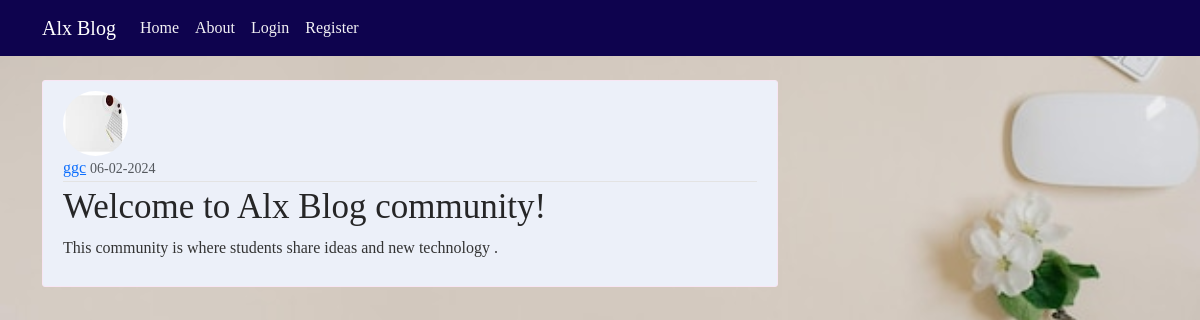
/post/12, run on an earlier commit of the app's database.
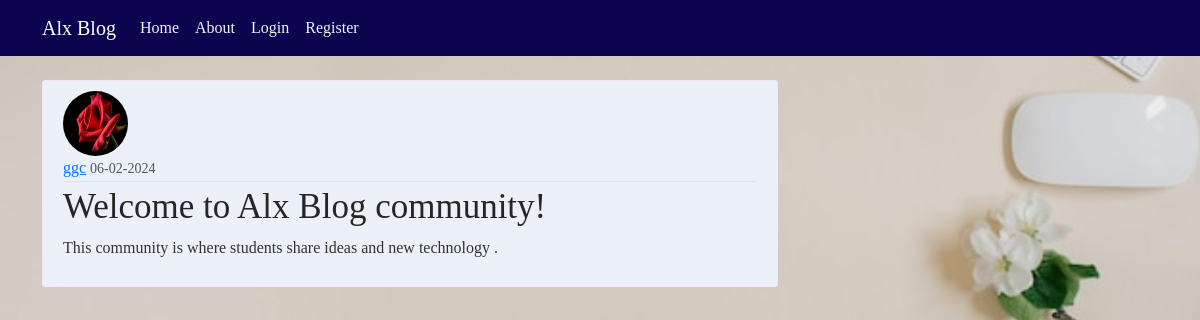
And on a later commit of the database.
### alxblog/models.py (models this page shows, shortened)
class User(db.Model, UserMixin):
    id = db.Column(db.Integer, primary_key=True)
    username = db.Column(db.String(20), unique=True, nullable=False)
    email = db.Column(db.String(150), unique=True, nullable=False)
    image_file = db.Column(db.String(20), nullable=False, default='default.jpg')
    password = db.Column(db.String(60), nullable=False)
    posts = db.relationship('Post', backref='author', lazy=True)

### alxblog/routes.py (the view)
@app.route("/post/<int:post_id>")
def post(post_id):
    post = Post.query.get_or_404(post_id)
    return render_template('post.html', title=post.title, post=post)

### alxblog/templates/post.html (shortened to what this page needs)
{% extends "layout.html" %}
{% block content %}
 <article class="media content-section">
    <img class="rounded-circle article-img" src="{{ url_for('static', filename='profile_pics/' + post.author.image_file) }}">
    <div class="media-body">
      <div class="article-metadata">
        <a class="mr-2" href="{{ url_for('user_posts', username=post.author.username) }}">{{ post.author.username }}</a>
        <small class="text-muted">{{ post.date_posted.strftime('%m-%d-%Y') }}</small>
      </div>
      <h2 class="article-title">{{ post.title }}</h2>
      <p class="article-content">{{ post.content }}</p>
    </div>
  </article>
{% endblock content %}

What changed in the data, as far as the page shows it:
changed User "ggc": image_file: a different picture
